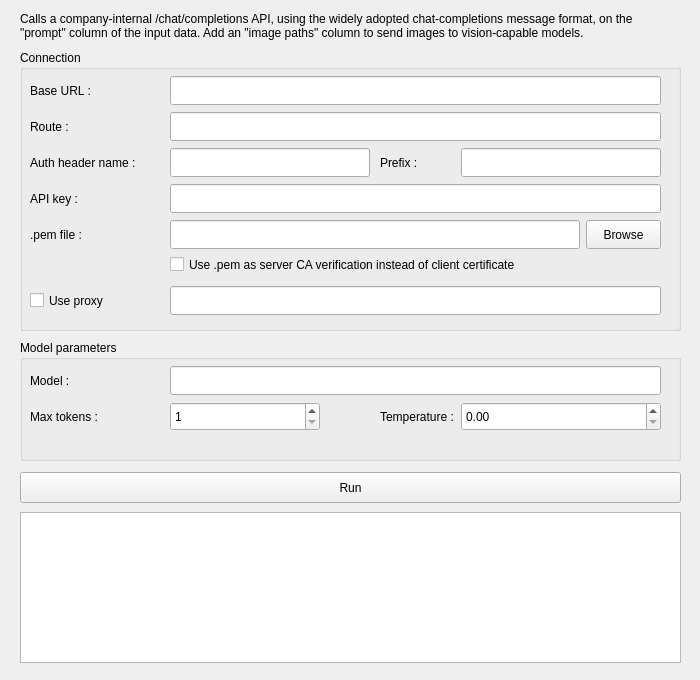
<?xml version="1.0" encoding="UTF-8"?>
<ui version="4.0">
 <class>Form</class>
 <widget class="QWidget" name="Form">
  <property name="geometry">
   <rect>
    <x>0</x>
    <y>0</y>
    <width>700</width>
    <height>680</height>
   </rect>
  </property>
  <property name="windowTitle">
   <string>Form</string>
  </property>
  <widget class="QLabel" name="Description">
   <property name="geometry">
    <rect>
     <x>20</x>
     <y>10</y>
     <width>661</width>
     <height>31</height>
    </rect>
   </property>
   <property name="text">
    <string>Calls a company-internal /chat/completions API, using the widely adopted chat-completions message format, on the &quot;prompt&quot; column of the input data. Add an &quot;image paths&quot; column to send images to vision-capable models.</string>
   </property>
   <property name="wordWrap">
    <bool>true</bool>
   </property>
  </widget>
  <widget class="QGroupBox" name="groupConnection">
   <property name="geometry">
    <rect>
     <x>20</x>
     <y>50</y>
     <width>661</width>
     <height>281</height>
    </rect>
   </property>
   <property name="title">
    <string>Connection</string>
   </property>
   <widget class="QLabel" name="labelBaseUrl">
    <property name="geometry">
     <rect>
      <x>10</x>
      <y>30</y>
      <width>131</width>
      <height>21</height>
     </rect>
    </property>
    <property name="text">
     <string>Base URL :</string>
    </property>
   </widget>
   <widget class="QLineEdit" name="lineBaseUrl">
    <property name="geometry">
     <rect>
      <x>150</x>
      <y>26</y>
      <width>491</width>
      <height>29</height>
     </rect>
    </property>
   </widget>
   <widget class="QLabel" name="labelRoute">
    <property name="geometry">
     <rect>
      <x>10</x>
      <y>66</y>
      <width>131</width>
      <height>21</height>
     </rect>
    </property>
    <property name="text">
     <string>Route :</string>
    </property>
   </widget>
   <widget class="QLineEdit" name="lineRoute">
    <property name="geometry">
     <rect>
      <x>150</x>
      <y>62</y>
      <width>491</width>
      <height>29</height>
     </rect>
    </property>
   </widget>
   <widget class="QLabel" name="labelHeaderName">
    <property name="geometry">
     <rect>
      <x>10</x>
      <y>102</y>
      <width>131</width>
      <height>21</height>
     </rect>
    </property>
    <property name="text">
     <string>Auth header name :</string>
    </property>
   </widget>
   <widget class="QLineEdit" name="lineHeaderName">
    <property name="geometry">
     <rect>
      <x>150</x>
      <y>98</y>
      <width>200</width>
      <height>29</height>
     </rect>
    </property>
   </widget>
   <widget class="QLabel" name="labelAuthScheme">
    <property name="geometry">
     <rect>
      <x>360</x>
      <y>102</y>
      <width>81</width>
      <height>21</height>
     </rect>
    </property>
    <property name="text">
     <string>Prefix :</string>
    </property>
   </widget>
   <widget class="QLineEdit" name="lineAuthScheme">
    <property name="geometry">
     <rect>
      <x>441</x>
      <y>98</y>
      <width>200</width>
      <height>29</height>
     </rect>
    </property>
   </widget>
   <widget class="QLabel" name="labelApiKey">
    <property name="geometry">
     <rect>
      <x>10</x>
      <y>138</y>
      <width>131</width>
      <height>21</height>
     </rect>
    </property>
    <property name="text">
     <string>API key :</string>
    </property>
   </widget>
   <widget class="QLineEdit" name="lineApiKey">
    <property name="geometry">
     <rect>
      <x>150</x>
      <y>134</y>
      <width>491</width>
      <height>29</height>
     </rect>
    </property>
    <property name="echoMode">
     <enum>QLineEdit::Password</enum>
    </property>
   </widget>
   <widget class="QLabel" name="labelCertPath">
    <property name="geometry">
     <rect>
      <x>10</x>
      <y>174</y>
      <width>131</width>
      <height>21</height>
     </rect>
    </property>
    <property name="text">
     <string>.pem file :</string>
    </property>
   </widget>
   <widget class="QLineEdit" name="lineCertPath">
    <property name="geometry">
     <rect>
      <x>150</x>
      <y>170</y>
      <width>410</width>
      <height>29</height>
     </rect>
    </property>
   </widget>
   <widget class="QPushButton" name="buttonBrowseCert">
    <property name="geometry">
     <rect>
      <x>566</x>
      <y>170</y>
      <width>75</width>
      <height>29</height>
     </rect>
    </property>
    <property name="text">
     <string>Browse</string>
    </property>
   </widget>
   <widget class="QCheckBox" name="checkCertIsCa">
    <property name="geometry">
     <rect>
      <x>150</x>
      <y>204</y>
      <width>491</width>
      <height>21</height>
     </rect>
    </property>
    <property name="text">
     <string>Use .pem as server CA verification instead of client certificate</string>
    </property>
   </widget>
   <widget class="QCheckBox" name="checkUseProxy">
    <property name="geometry">
     <rect>
      <x>10</x>
      <y>240</y>
      <width>131</width>
      <height>21</height>
     </rect>
    </property>
    <property name="toolTip">
     <string>Leave the field empty to force a direct connection (no proxy), instead of inheriting Orange's configured proxy.</string>
    </property>
    <property name="text">
     <string>Use proxy</string>
    </property>
   </widget>
   <widget class="QLineEdit" name="lineProxyUrl">
    <property name="geometry">
     <rect>
      <x>150</x>
      <y>236</y>
      <width>491</width>
      <height>29</height>
     </rect>
    </property>
    <property name="toolTip">
     <string>Leave empty to force a direct connection (no proxy), instead of inheriting Orange's configured proxy.</string>
    </property>
   </widget>
  </widget>
  <widget class="QGroupBox" name="groupModel">
   <property name="geometry">
    <rect>
     <x>20</x>
     <y>340</y>
     <width>661</width>
     <height>121</height>
    </rect>
   </property>
   <property name="title">
    <string>Model parameters</string>
   </property>
   <widget class="QLabel" name="labelModel">
    <property name="geometry">
     <rect>
      <x>10</x>
      <y>30</y>
      <width>131</width>
      <height>21</height>
     </rect>
    </property>
    <property name="text">
     <string>Model :</string>
    </property>
   </widget>
   <widget class="QLineEdit" name="lineModel">
    <property name="geometry">
     <rect>
      <x>150</x>
      <y>26</y>
      <width>491</width>
      <height>29</height>
     </rect>
    </property>
   </widget>
   <widget class="QLabel" name="labelMaxTokens">
    <property name="geometry">
     <rect>
      <x>10</x>
      <y>66</y>
      <width>131</width>
      <height>21</height>
     </rect>
    </property>
    <property name="text">
     <string>Max tokens :</string>
    </property>
   </widget>
   <widget class="QSpinBox" name="boxMaxTokens">
    <property name="geometry">
     <rect>
      <x>150</x>
      <y>62</y>
      <width>150</width>
      <height>29</height>
     </rect>
    </property>
    <property name="minimum">
     <number>1</number>
    </property>
    <property name="maximum">
     <number>1000000</number>
    </property>
   </widget>
   <widget class="QLabel" name="labelTemperature">
    <property name="geometry">
     <rect>
      <x>360</x>
      <y>66</y>
      <width>81</width>
      <height>21</height>
     </rect>
    </property>
    <property name="text">
     <string>Temperature :</string>
    </property>
   </widget>
   <widget class="QDoubleSpinBox" name="boxTemperature">
    <property name="geometry">
     <rect>
      <x>441</x>
      <y>62</y>
      <width>200</width>
      <height>29</height>
     </rect>
    </property>
    <property name="minimum">
     <double>0.000000000000000</double>
    </property>
    <property name="maximum">
     <double>2.000000000000000</double>
    </property>
    <property name="singleStep">
     <double>0.100000000000000</double>
    </property>
   </widget>
  </widget>
  <widget class="QPushButton" name="pushButtonRun">
   <property name="geometry">
    <rect>
     <x>20</x>
     <y>472</y>
     <width>661</width>
     <height>31</height>
    </rect>
   </property>
   <property name="text">
    <string>Run</string>
   </property>
  </widget>
  <widget class="QTextBrowser" name="textBrowser">
   <property name="geometry">
    <rect>
     <x>20</x>
     <y>512</y>
     <width>661</width>
     <height>151</height>
    </rect>
   </property>
  </widget>
 </widget>
 <resources/>
 <connections/>
</ui>
